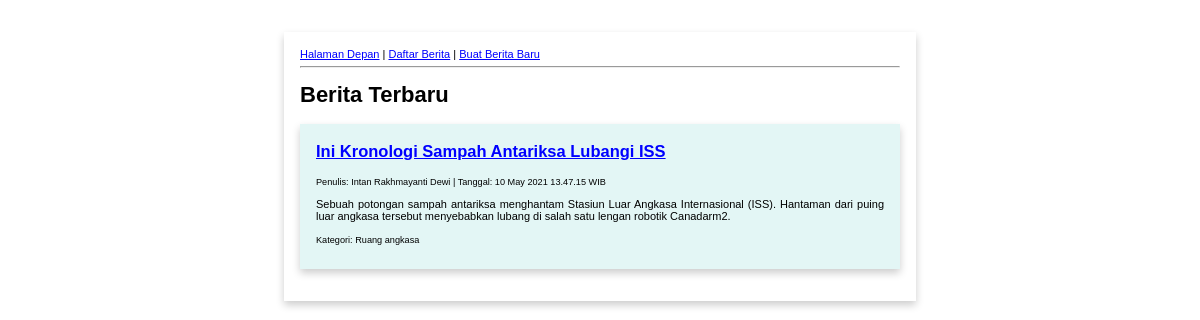
The page / on the database its author committed.
### tables this page shows
CREATE TABLE `berita` (
  `id_berita` int(5) NOT NULL PRIMARY KEY AUTO_INCREMENT,
  `judul` varchar(100) NOT NULL,
  `baris_kepala` text NOT NULL,
  `isi` text NOT NULL,
  `pengirim` varchar(30) NOT NULL,
  `tanggal` datetime NOT NULL DEFAULT current_timestamp(),
  `id_kategori` int(3) NOT NULL DEFAULT 0
);

CREATE TABLE `kategori` (
  `id_kategori` int(3) NOT NULL PRIMARY KEY AUTO_INCREMENT,
  `nama_kategori` varchar(30) NOT NULL,
  `deskripsi` varchar(200) NOT NULL DEFAULT ''
);

### index.php (the view, shortened to what this page needs)
<?php
require("sambungan.php");
$kueri = "SELECT id_berita, judul, baris_kepala, pengirim, tanggal, nama_kategori
		FROM berita LEFT JOIN kategori ON berita.id_kategori = kategori.id_kategori
		ORDER BY tanggal DESC LIMIT 0, 5";
$daftar_berita = $sambungan->query($kueri);
?>
<!DOCTYPE html>
<html lang="id" dir="ltr">
<head>
	<link rel="stylesheet" href="gaya.css">
</head>
<body>
	<nav>
		<a href="index.php">Halaman Depan</a> |
		<a href="daftar_berita.php">Daftar Berita</a> |
		<a href="buat_berita.php">Buat Berita Baru</a>
	</nav>
	<hr>
	<h1>Berita Terbaru</h1>
<?php
while ($berita = $daftar_berita->fetch_array()) {
	$judul = htmlspecialchars($berita["judul"]);
	$baris_kepala = htmlspecialchars($berita["baris_kepala"]);
	$pengirim = htmlspecialchars($berita["pengirim"]);
	$tanggal = trim(strftime('%e %B %G %H.%M.%S', strtotime($berita["tanggal"])));
	$kategori = htmlspecialchars($berita["nama_kategori"]);
?>
	<article>
		<div class="box">
			<div class="container  pd-btm">
				<h2><a href="baca_berita.php?id=<?= $berita["id_berita"] ?>"><?= $judul ?></a></h2>
				<small>Penulis: <?= $pengirim ?> | Tanggal: <?= $tanggal ?> WIB</small>
				<p><?= $baris_kepala ?></p>
				<small>Kategori: <?= $kategori ?></small>
			</div>
		</div>
	</article>
<?php
}
?>
</body>
</html>

### gaya.css (style rules this page uses)
body { font-family: Verdana, Geneva, Tahoma, sans-serif; font-size: 11px; margin: 8px auto; width: 600px; padding: 16px; margin: 32px auto auto auto; box-shadow: 0 4px 8px 0 rgba(0,0,0,0.2); border-radius: 16; transition: 0.3s; }
a, a:visited { color: blue; text-decoration: underline; }
p { text-align: justify; }
.box { margin: 16px auto 16px auto; box-shadow: 0 4px 8px 0 rgba(0,0,0,0.2); border-radius: 16; transition: 0.3s; background-color: #e3f6f5; }
.container { padding: 4px 16px; }
.pd-btm { padding-bottom: 24px; }

### rows shown on the page
berita: judul "Ini Kronologi Sampah Antariksa Lubangi ISS", pengirim "Intan Rakhmayanti Dewi", tanggal "10 May 2021 13.47.15", baris_kepala "Sebuah potongan sampah antariksa menghantam Stasiun Luar Angkasa Internasional (ISS). Hantaman dari puing luar angkasa tersebut menyebabkan lubang di salah satu lengan robotik Canadarm2.", id_kategori.nama_kategori "Ruang angkasa"
